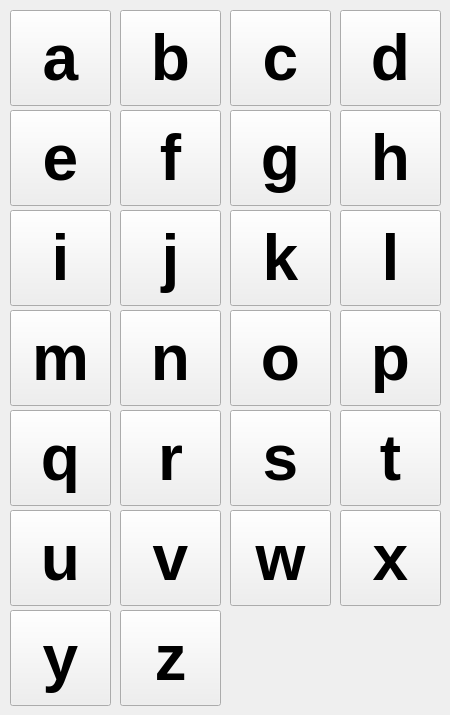
   <widget class="QWidget" name="page_2">
    <widget class="QPushButton" name="Ba">
     <property name="geometry">
      <rect>
       <x>10</x>
       <y>10</y>
       <width>101</width>
       <height>96</height>
      </rect>
     </property>
     <property name="font">
      <font>
       <family>MS UI Gothic</family>
       <pointsize>48</pointsize>
       <weight>75</weight>
       <bold>true</bold>
      </font>
     </property>
     <property name="text">
      <string>a</string>
     </property>
     <property name="checkable">
      <bool>false</bool>
     </property>
     <property name="autoDefault">
      <bool>false</bool>
     </property>
     <property name="default">
      <bool>false</bool>
     </property>
     <property name="flat">
      <bool>false</bool>
     </property>
    </widget>
    <widget class="QPushButton" name="Bb">
     <property name="geometry">
      <rect>
       <x>120</x>
       <y>10</y>
       <width>101</width>
       <height>96</height>
      </rect>
     </property>
     <property name="font">
      <font>
       <family>MS UI Gothic</family>
       <pointsize>48</pointsize>
       <weight>75</weight>
       <bold>true</bold>
      </font>
     </property>
     <property name="text">
      <string>b</string>
     </property>
     <property name="checkable">
      <bool>false</bool>
     </property>
     <property name="autoDefault">
      <bool>false</bool>
     </property>
     <property name="default">
      <bool>false</bool>
     </property>
     <property name="flat">
      <bool>false</bool>
     </property>
    </widget>
    <widget class="QPushButton" name="Bc">
     <property name="geometry">
      <rect>
       <x>230</x>
       <y>10</y>
       <width>101</width>
       <height>96</height>
      </rect>
     </property>
     <property name="font">
      <font>
       <family>MS UI Gothic</family>
       <pointsize>48</pointsize>
       <weight>75</weight>
       <bold>true</bold>
      </font>
     </property>
     <property name="text">
      <string>c</string>
     </property>
     <property name="checkable">
      <bool>false</bool>
     </property>
     <property name="autoDefault">
      <bool>false</bool>
     </property>
     <property name="default">
      <bool>false</bool>
     </property>
     <property name="flat">
      <bool>false</bool>
     </property>
    </widget>
    <widget class="QPushButton" name="Bd">
     <property name="geometry">
      <rect>
       <x>340</x>
       <y>10</y>
       <width>101</width>
       <height>96</height>
      </rect>
     </property>
     <property name="font">
      <font>
       <family>MS UI Gothic</family>
       <pointsize>48</pointsize>
       <weight>75</weight>
       <bold>true</bold>
      </font>
     </property>
     <property name="text">
      <string>d</string>
     </property>
     <property name="checkable">
      <bool>false</bool>
     </property>
     <property name="autoDefault">
      <bool>false</bool>
     </property>
     <property name="default">
      <bool>false</bool>
     </property>
     <property name="flat">
      <bool>false</bool>
     </property>
    </widget>
    <widget class="QPushButton" name="Be">
     <property name="geometry">
      <rect>
       <x>10</x>
       <y>110</y>
       <width>101</width>
       <height>96</height>
      </rect>
     </property>
     <property name="font">
      <font>
       <family>MS UI Gothic</family>
       <pointsize>48</pointsize>
       <weight>75</weight>
       <bold>true</bold>
      </font>
     </property>
     <property name="text">
      <string>e</string>
     </property>
     <property name="checkable">
      <bool>false</bool>
     </property>
     <property name="autoDefault">
      <bool>false</bool>
     </property>
     <property name="default">
      <bool>false</bool>
     </property>
     <property name="flat">
      <bool>false</bool>
     </property>
    </widget>
    <widget class="QPushButton" name="Bh">
     <property name="geometry">
      <rect>
       <x>340</x>
       <y>110</y>
       <width>101</width>
       <height>96</height>
      </rect>
     </property>
     <property name="font">
      <font>
       <family>MS UI Gothic</family>
       <pointsize>48</pointsize>
       <weight>75</weight>
       <bold>true</bold>
      </font>
     </property>
     <property name="text">
      <string>h</string>
     </property>
     <property name="checkable">
      <bool>false</bool>
     </property>
     <property name="autoDefault">
      <bool>false</bool>
     </property>
     <property name="default">
      <bool>false</bool>
     </property>
     <property name="flat">
      <bool>false</bool>
     </property>
    </widget>
    <widget class="QPushButton" name="Bf">
     <property name="geometry">
      <rect>
       <x>120</x>
       <y>110</y>
       <width>101</width>
       <height>96</height>
      </rect>
     </property>
     <property name="font">
      <font>
       <family>MS UI Gothic</family>
       <pointsize>48</pointsize>
       <weight>75</weight>
       <bold>true</bold>
      </font>
     </property>
     <property name="text">
      <string>f</string>
     </property>
     <property name="checkable">
      <bool>false</bool>
     </property>
     <property name="autoDefault">
      <bool>false</bool>
     </property>
     <property name="default">
      <bool>false</bool>
     </property>
     <property name="flat">
      <bool>false</bool>
     </property>
    </widget>
    <widget class="QPushButton" name="Bg">
     <property name="geometry">
      <rect>
       <x>230</x>
       <y>110</y>
       <width>101</width>
       <height>96</height>
      </rect>
     </property>
     <property name="font">
      <font>
       <family>MS UI Gothic</family>
       <pointsize>48</pointsize>
       <weight>75</weight>
       <bold>true</bold>
      </font>
     </property>
     <property name="text">
      <string>g</string>
     </property>
     <property name="checkable">
      <bool>false</bool>
     </property>
     <property name="autoDefault">
      <bool>false</bool>
     </property>
     <property name="default">
      <bool>false</bool>
     </property>
     <property name="flat">
      <bool>false</bool>
     </property>
    </widget>
    <widget class="QPushButton" name="Bi">
     <property name="geometry">
      <rect>
       <x>10</x>
       <y>210</y>
       <width>101</width>
       <height>96</height>
      </rect>
     </property>
     <property name="font">
      <font>
       <family>MS UI Gothic</family>
       <pointsize>48</pointsize>
       <weight>75</weight>
       <bold>true</bold>
      </font>
     </property>
     <property name="text">
      <string>i</string>
     </property>
     <property name="checkable">
      <bool>false</bool>
     </property>
     <property name="autoDefault">
      <bool>false</bool>
     </property>
     <property name="default">
      <bool>false</bool>
     </property>
     <property name="flat">
      <bool>false</bool>
     </property>
    </widget>
    <widget class="QPushButton" name="Bl">
     <property name="geometry">
      <rect>
       <x>340</x>
       <y>210</y>
       <width>101</width>
       <height>96</height>
      </rect>
     </property>
     <property name="font">
      <font>
       <family>MS UI Gothic</family>
       <pointsize>48</pointsize>
       <weight>75</weight>
       <bold>true</bold>
      </font>
     </property>
     <property name="text">
      <string>l</string>
     </property>
     <property name="checkable">
      <bool>false</bool>
     </property>
     <property name="autoDefault">
      <bool>false</bool>
     </property>
     <property name="default">
      <bool>false</bool>
     </property>
     <property name="flat">
      <bool>false</bool>
     </property>
    </widget>
    <widget class="QPushButton" name="Bj">
     <property name="geometry">
      <rect>
       <x>120</x>
       <y>210</y>
       <width>101</width>
       <height>96</height>
      </rect>
     </property>
     <property name="font">
      <font>
       <family>MS UI Gothic</family>
       <pointsize>48</pointsize>
       <weight>75</weight>
       <bold>true</bold>
      </font>
     </property>
     <property name="text">
      <string>j</string>
     </property>
     <property name="checkable">
      <bool>false</bool>
     </property>
     <property name="autoDefault">
      <bool>false</bool>
     </property>
     <property name="default">
      <bool>false</bool>
     </property>
     <property name="flat">
      <bool>false</bool>
     </property>
    </widget>
    <widget class="QPushButton" name="Bk">
     <property name="geometry">
      <rect>
       <x>230</x>
       <y>210</y>
       <width>101</width>
       <height>96</height>
      </rect>
     </property>
     <property name="font">
      <font>
       <family>MS UI Gothic</family>
       <pointsize>48</pointsize>
       <weight>75</weight>
       <bold>true</bold>
      </font>
     </property>
     <property name="text">
      <string>k</string>
     </property>
     <property name="checkable">
      <bool>false</bool>
     </property>
     <property name="autoDefault">
      <bool>false</bool>
     </property>
     <property name="default">
      <bool>false</bool>
     </property>
     <property name="flat">
      <bool>false</bool>
     </property>
    </widget>
    <widget class="QPushButton" name="Bm">
     <property name="geometry">
      <rect>
       <x>10</x>
       <y>310</y>
       <width>101</width>
       <height>96</height>
      </rect>
     </property>
     <property name="font">
      <font>
       <family>MS UI Gothic</family>
       <pointsize>48</pointsize>
       <weight>75</weight>
       <bold>true</bold>
      </font>
     </property>
     <property name="text">
      <string>m</string>
     </property>
     <property name="checkable">
      <bool>false</bool>
     </property>
     <property name="autoDefault">
      <bool>false</bool>
     </property>
     <property name="default">
      <bool>false</bool>
     </property>
     <property name="flat">
      <bool>false</bool>
     </property>
    </widget>
    <widget class="QPushButton" name="Bp">
     <property name="geometry">
      <rect>
       <x>340</x>
       <y>310</y>
       <width>101</width>
       <height>96</height>
      </rect>
     </property>
     <property name="font">
      <font>
       <family>MS UI Gothic</family>
       <pointsize>48</pointsize>
       <weight>75</weight>
       <bold>true</bold>
      </font>
     </property>
     <property name="text">
      <string>p</string>
     </property>
     <property name="checkable">
      <bool>false</bool>
     </property>
     <property name="autoDefault">
      <bool>false</bool>
     </property>
     <property name="default">
      <bool>false</bool>
     </property>
     <property name="flat">
      <bool>false</bool>
     </property>
    </widget>
    <widget class="QPushButton" name="Bn">
     <property name="geometry">
      <rect>
       <x>120</x>
       <y>310</y>
       <width>101</width>
       <height>96</height>
      </rect>
     </property>
     <property name="font">
      <font>
       <family>MS UI Gothic</family>
       <pointsize>48</pointsize>
       <weight>75</weight>
       <bold>true</bold>
      </font>
     </property>
     <property name="text">
      <string>n</string>
     </property>
     <property name="checkable">
      <bool>false</bool>
     </property>
     <property name="autoDefault">
      <bool>false</bool>
     </property>
     <property name="default">
      <bool>false</bool>
     </property>
     <property name="flat">
      <bool>false</bool>
     </property>
    </widget>
    <widget class="QPushButton" name="Bo">
     <property name="geometry">
      <rect>
       <x>230</x>
       <y>310</y>
       <width>101</width>
       <height>96</height>
      </rect>
     </property>
     <property name="font">
      <font>
       <family>MS UI Gothic</family>
       <pointsize>48</pointsize>
       <weight>75</weight>
       <bold>true</bold>
      </font>
     </property>
     <property name="text">
      <string>o</string>
     </property>
     <property name="checkable">
      <bool>false</bool>
     </property>
     <property name="autoDefault">
      <bool>false</bool>
     </property>
     <property name="default">
      <bool>false</bool>
     </property>
     <property name="flat">
      <bool>false</bool>
     </property>
    </widget>
    <widget class="QPushButton" name="Bq">
     <property name="geometry">
      <rect>
       <x>10</x>
       <y>410</y>
       <width>101</width>
       <height>96</height>
      </rect>
     </property>
     <property name="font">
      <font>
       <family>MS UI Gothic</family>
       <pointsize>48</pointsize>
       <weight>75</weight>
       <bold>true</bold>
      </font>
     </property>
     <property name="text">
      <string>q</string>
     </property>
     <property name="checkable">
      <bool>false</bool>
     </property>
     <property name="autoDefault">
      <bool>false</bool>
     </property>
     <property name="default">
      <bool>false</bool>
     </property>
     <property name="flat">
      <bool>false</bool>
     </property>
    </widget>
    <widget class="QPushButton" name="Bt">
     <property name="geometry">
      <rect>
       <x>340</x>
       <y>410</y>
       <width>101</width>
       <height>96</height>
      </rect>
     </property>
     <property name="font">
      <font>
       <family>MS UI Gothic</family>
       <pointsize>48</pointsize>
       <weight>75</weight>
       <bold>true</bold>
      </font>
     </property>
     <property name="text">
      <string>t</string>
     </property>
     <property name="checkable">
      <bool>false</bool>
     </property>
     <property name="autoDefault">
      <bool>false</bool>
     </property>
     <property name="default">
      <bool>false</bool>
     </property>
     <property name="flat">
      <bool>false</bool>
     </property>
    </widget>
    <widget class="QPushButton" name="Br">
     <property name="geometry">
      <rect>
       <x>120</x>
       <y>410</y>
       <width>101</width>
       <height>96</height>
      </rect>
     </property>
     <property name="font">
      <font>
       <family>MS UI Gothic</family>
       <pointsize>48</pointsize>
       <weight>75</weight>
       <bold>true</bold>
      </font>
     </property>
     <property name="text">
      <string>r</string>
     </property>
     <property name="checkable">
      <bool>false</bool>
     </property>
     <property name="autoDefault">
      <bool>false</bool>
     </property>
     <property name="default">
      <bool>false</bool>
     </property>
     <property name="flat">
      <bool>false</bool>
     </property>
    </widget>
    <widget class="QPushButton" name="Bs">
     <property name="geometry">
      <rect>
       <x>230</x>
       <y>410</y>
       <width>101</width>
       <height>96</height>
      </rect>
     </property>
     <property name="font">
      <font>
       <family>MS UI Gothic</family>
       <pointsize>48</pointsize>
       <weight>75</weight>
       <bold>true</bold>
      </font>
     </property>
     <property name="text">
      <string>s</string>
     </property>
     <property name="checkable">
      <bool>false</bool>
     </property>
     <property name="autoDefault">
      <bool>false</bool>
     </property>
     <property name="default">
      <bool>false</bool>
     </property>
     <property name="flat">
      <bool>false</bool>
     </property>
    </widget>
    <widget class="QPushButton" name="Bu">
     <property name="geometry">
      <rect>
       <x>10</x>
       <y>510</y>
       <width>101</width>
       <height>96</height>
      </rect>
     </property>
     <property name="font">
      <font>
       <family>MS UI Gothic</family>
       <pointsize>48</pointsize>
       <weight>75</weight>
       <bold>true</bold>
      </font>
     </property>
     <property name="text">
      <string>u</string>
     </property>
     <property name="checkable">
      <bool>false</bool>
     </property>
     <property name="autoDefault">
      <bool>false</bool>
     </property>
     <property name="default">
      <bool>false</bool>
     </property>
     <property name="flat">
      <bool>false</bool>
     </property>
    </widget>
    <widget class="QPushButton" name="Bx">
     <property name="geometry">
      <rect>
       <x>340</x>
       <y>510</y>
       <width>101</width>
       <height>96</height>
      </rect>
     </property>
     <property name="font">
      <font>
       <family>MS UI Gothic</family>
       <pointsize>48</pointsize>
       <weight>75</weight>
       <bold>true</bold>
      </font>
     </property>
     <property name="text">
      <string>x</string>
     </property>
     <property name="checkable">
      <bool>false</bool>
     </property>
     <property name="autoDefault">
      <bool>false</bool>
     </property>
     <property name="default">
      <bool>false</bool>
     </property>
     <property name="flat">
      <bool>false</bool>
     </property>
    </widget>
    <widget class="QPushButton" name="Bv">
     <property name="geometry">
      <rect>
       <x>120</x>
       <y>510</y>
       <width>101</width>
       <height>96</height>
      </rect>
     </property>
     <property name="font">
      <font>
       <family>MS UI Gothic</family>
       <pointsize>48</pointsize>
       <weight>75</weight>
       <bold>true</bold>
      </font>
     </property>
     <property name="text">
      <string>v</string>
     </property>
     <property name="checkable">
      <bool>false</bool>
     </property>
     <property name="autoDefault">
      <bool>false</bool>
     </property>
     <property name="default">
      <bool>false</bool>
     </property>
     <property name="flat">
      <bool>false</bool>
     </property>
    </widget>
    <widget class="QPushButton" name="Bw">
     <property name="geometry">
      <rect>
       <x>230</x>
       <y>510</y>
       <width>101</width>
       <height>96</height>
      </rect>
     </property>
     <property name="font">
      <font>
       <family>MS UI Gothic</family>
       <pointsize>48</pointsize>
       <weight>75</weight>
       <bold>true</bold>
      </font>
     </property>
     <property name="text">
      <string>w</string>
     </property>
     <property name="checkable">
      <bool>false</bool>
     </property>
     <property name="autoDefault">
      <bool>false</bool>
     </property>
     <property name="default">
      <bool>false</bool>
     </property>
     <property name="flat">
      <bool>false</bool>
     </property>
    </widget>
    <widget class="QPushButton" name="By">
     <property name="geometry">
      <rect>
       <x>10</x>
       <y>610</y>
       <width>101</width>
       <height>96</height>
      </rect>
     </property>
     <property name="font">
      <font>
       <family>MS UI Gothic</family>
       <pointsize>48</pointsize>
       <weight>75</weight>
       <bold>true</bold>
      </font>
     </property>
     <property name="text">
      <string>y</string>
     </property>
     <property name="checkable">
      <bool>false</bool>
     </property>
     <property name="autoDefault">
      <bool>false</bool>
     </property>
     <property name="default">
      <bool>false</bool>
     </property>
     <property name="flat">
      <bool>false</bool>
     </property>
    </widget>
    <widget class="QPushButton" name="Bz">
     <property name="geometry">
      <rect>
       <x>120</x>
       <y>610</y>
       <width>101</width>
       <height>96</height>
      </rect>
     </property>
     <property name="font">
      <font>
       <family>MS UI Gothic</family>
       <pointsize>48</pointsize>
       <weight>75</weight>
       <bold>true</bold>
      </font>
     </property>
     <property name="text">
      <string>z</string>
     </property>
     <property name="checkable">
      <bool>false</bool>
     </property>
     <property name="autoDefault">
      <bool>false</bool>
     </property>
     <property name="default">
      <bool>false</bool>
     </property>
     <property name="flat">
      <bool>false</bool>
     </property>
    </widget>
   </widget>
